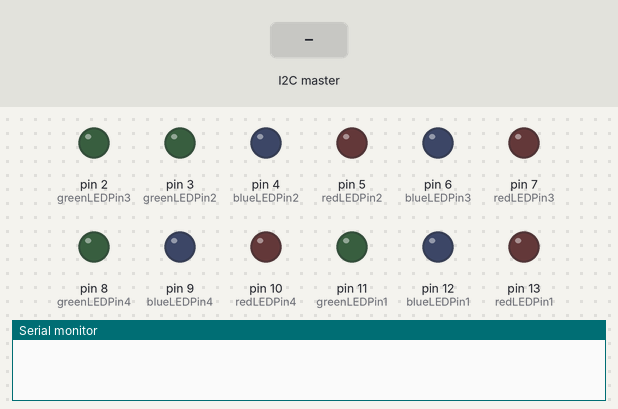
A sketch run on a simulated Arduino Uno, built with avr-gcc and run on an emulated ATmega328P. On the bench: output pins drawn as LEDs (lit = HIGH), the last lines printed to the serial monitor. The inputs (shaded band) are chosen by the test bench.

Above: at 1.2 s.
1.3 s: the I2C master sends the byte 2
At 2.5 s:
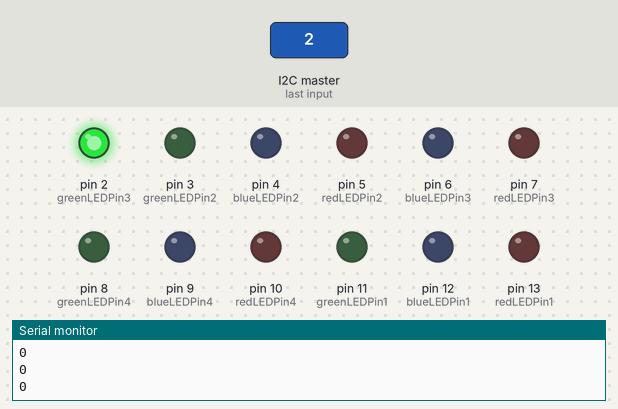
2.8 s: the I2C master sends the byte 3
At 3.8 s:
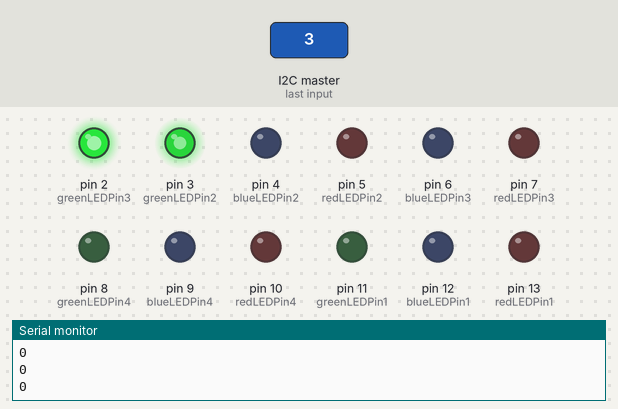
4.3 s: the I2C master sends the byte 4
At 4.9 s:
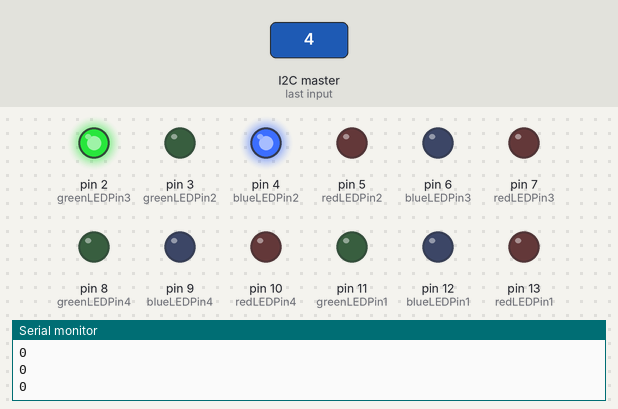
Timing chart, 0 to 7.3 s (numbered marks = the images above; inputs shaded):
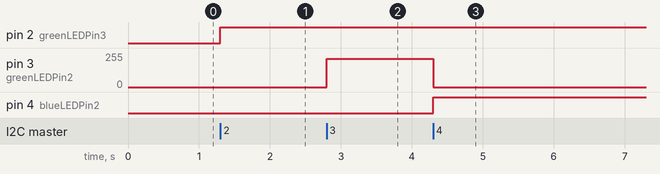

Measured:
- after the input at 1.3 s, pin 2 (greenLEDPin3): LOW → HIGH at once
- after the input at 2.8 s, pin 3 (greenLEDPin2): 0/255 → 212/255 at once
- after the input at 4.3 s, pin 3 (greenLEDPin2): 212/255 → 0/255 at once; pin 4 (blueLEDPin2): LOW → HIGH at once

The sketch:

Slave.ino
```cpp
#include <Wire.h> // importerer biblioteket og funksjoner for å kommunisere mellom arduinoer med wire

//definerer portene til hver enkelt pin, nummerert etter hvilken knapp de hører til
const int redLEDPin1=13;
const int blueLEDPin1=12;
const int greenLEDPin1=11;

const int redLEDPin4=10;
const int blueLEDPin4=9;
const int greenLEDPin4=8;

const int redLEDPin3=7;
const int blueLEDPin3=6;
const int greenLEDPin3=2;

const int redLEDPin2=5;
const int blueLEDPin2=4;
const int greenLEDPin2=3;

int x = 0;

//definerer LEDene sine porter i et int array for å kunne iterere gjennom portene
int led1[]= {13, 12, 11};
int led4[]= {10, 9, 8};
int led3[]= {7, 6, 2};
int led2[]= {5, 4, 3};

//definerer int array for å itererere gjennom verdiene ved LED pæren når vi itererer gjennom
int OFF[]= {0, 0, 0};
int GREEN[] = {0, 0, 220};
int YELLOW[] = {220, 0, 220};
int RED[] = {220, 0, 0};


void setup()
{
  pinMode(redLEDPin1, OUTPUT);
  pinMode(blueLEDPin1, OUTPUT);
  pinMode(greenLEDPin1, OUTPUT);

  pinMode(redLEDPin2, OUTPUT);
  pinMode(blueLEDPin2, OUTPUT);
  pinMode(greenLEDPin2, OUTPUT);

  pinMode(redLEDPin3, OUTPUT);
  pinMode(blueLEDPin3, OUTPUT);
  pinMode(greenLEDPin3, OUTPUT);

  pinMode(redLEDPin4, OUTPUT);
  pinMode(blueLEDPin4, OUTPUT);
  pinMode(greenLEDPin4, OUTPUT);

  Serial.begin(9600);
  Wire.begin(8); //begynner koblingen mellom arduinoene
  Wire.onReceive(receiveEvent);// kaller på evenhandler som kjører hver gang arduinoen mottar data
}

void loop()
{

}

void receiveEvent(int howMany){
  String s;
  while (Wire.available()) { //looper gjennom alle bokstavene som kommer inn og lagrer de til en string
    char c = Wire.read();
    s = s + c;
  }
  Serial.println(s);
  int *lednummer; //referanser til led listene og farge listene
  int *color;
  switch(s.charAt(0)){ //sjekker hvilken int som står først og setter det til tilhørende lednr
    case '1':
      lednummer = led1; //setter den loka referansen til å referere til led
      break;
    case '2':
      lednummer = led2;
      break;
    case '3':
      lednummer = led3;
      break;
    case '4':
      lednummer = led4;
      break;
    }
    //sjekker hva som står etter inten
    String colorString = s.substring(1, s.length());
    Serial.println(" COlorSTRINGEN: " + colorString);
    if(colorString.equals("off"))
      color = OFF;
    else if(colorString.equals("green"))
      color = GREEN;
    else if(colorString.equals("yellow"))
      color = YELLOW;
    else if(colorString.equals("red"))
      color = RED;

    setColor(lednummer, color);
}

//itererer seg gjennom parameterene med int array og skriver ut opplysningene til led pærene
void setColor(const int *led, const int *colorType){
  for(int i= 0; i < 3; i++){
    Serial.println(led[i]);
    Serial.println(colorType[i]);
    analogWrite(led[i], colorType[i]);
  }
}
```
